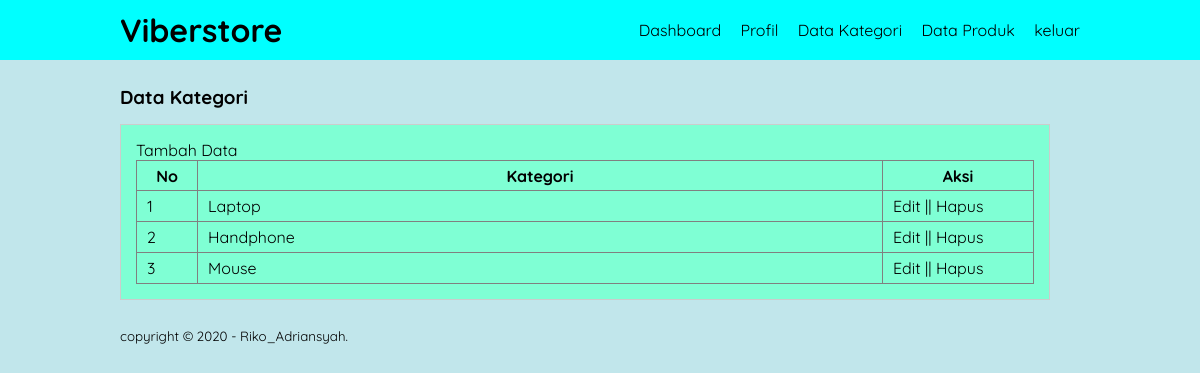
/data-kategori.php (signed in), run on the app's committed database.
### tables this page shows
CREATE TABLE `tb_category` (
  `category_id` int(11) NOT NULL,
  `category_name` varchar(25) NOT NULL
);

### data-kategori.php (the view, shortened to what this page needs)
<?php
    include 'db.php';
?>
<!DOCTYPE html>
<html>
    <head>
        <link rel="stylesheet" type="text/css" href="css/style.css">
    </head>
    <body>
        <header>
            <div class="container">
                <h1><a href="dashboard.php">Viberstore</a></h1>
                <ul>
                    <li><a href="dashboard.php">Dashboard</a></li>
                    <li><a href="profil.php">Profil</a></li>
                    <li><a href="data-kategori.php">Data Kategori</a></li>
                    <li><a href="data-produk.php">Data Produk</a></li>
                    <li><a href="keluar.php">keluar</a></li>
                </ul>
            </div>
        </header>
        <div class="section">
            <div class="container">
                <h3>Data Kategori</h3>
                <div class="box">
                    <p><a href="tambah-kategori.php">Tambah Data</a></p>
                    <table border="1" cellspacing="0" class="table">
                        <thead>
                            <tr>
                                <th width="60px">No</th>
                                <th>Kategori</th>
                                <th width="150px">Aksi</th>
                            </tr>
                        </thead>
                        <tbody>
                            <?php
                                $no = 1;
                                $kategori = mysqli_query($conn, "SELECT * FROM tb_category ORDER BY category_id DESC");
                                if(mysqli_num_rows($kategori) > 0){
                                while($row = mysqli_fetch_array($kategori)){
                            ?>
                            <tr>
                                <td><?php echo $no++ ?></td>
                                <td><?php echo $row['category_name'] ?></td>
                                <td>
                                    <a href="edit-kategori.php?id=<?php echo $row['category_id'] ?>">Edit</a> || <a href="proses-hapus.php?idk=<?php echo $row['category_id'] ?>" onclick="return confirm('Yakin ingin hapus ?')">Hapus</a>
                                </td>
                            </tr>
                            <?php }}else{ ?>
                                <tr>
                                    <td colspan="3">Tidak ada data</td>
                                </tr>
                            <?php } ?>
                        </tbody>
                    </table>
                </div>
            </div>
        </div>
        <footer>
            <div class="container">
                <small>copyright &copy; 2020 - Riko_Adriansyah.</small>
            </div>
        </footer>
    </body>
</html>

### css/style.css (style rules this page uses)
* { padding: 0; margin: 0; font-family: 'Quicksand', sans-serif; }
body { background-color: #c1e6eb; }
a { color: inherit; text-decoration: none; }
header { background-color: aqua; color: rgb(0, 0, 0); }
header h1 { float: left; padding: 10px 0; }
header ul { float: right; }
header ul li { display: inline-block; }
header ul li a { padding: 20px 0 20px 15px; display: inline-block; }
.container { width: 80%; margin: 0 auto; }
.container:after { content: ''; display: block; clear: both; }
.section { padding: 25px 0; margin: 0; }
.box { background-color: aquamarine; border: 1px solid #ccc; padding: 15px; box-sizing: border-box; margin: 15px 30px 0 0; }
.box::after { content: ''; display: block; clear: both; }
.table { width: 100%; border-collapse: collapse; }
.table tr { height: 30px; }
.table tr td { padding: 5px 10px; }

### data on the page
tb_category: category_name "Laptop"
tb_category: category_name "Handphone"
tb_category: category_name "Mouse"
